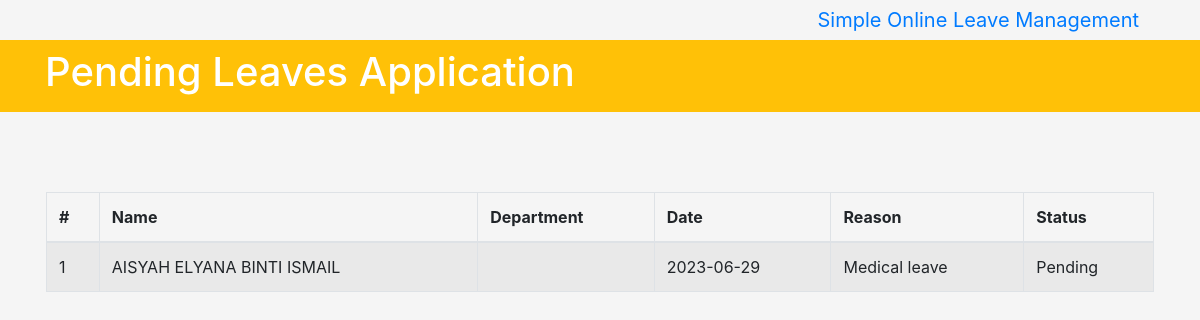
The app's page /admin/pending.php with its own data.
### tables this page shows
CREATE TABLE `leaves` (
  `leaveID` int(100) NOT NULL,
  `name` varchar(255) NOT NULL,
  `email` varchar(255) NOT NULL,
  `dID` varchar(255) NOT NULL,
  `leavedate` date NOT NULL,
  `leavereason` varchar(255) NOT NULL,
  `status` int(1) NOT NULL,
  `numDay` int(30) NOT NULL
);

### admin/pending.php (the view, shortened to what this page needs)
<?php
    include('include/head.php');
?>
<body>
		<nav class="navbar navbar-toggleable-sm navbar-inverse p-0">
			<div class="container">
				<button class="navbar-toggler" data-target="#mynavbar" data-toggle="collapse">
					<span class="navbar-toggler-icon"></span>
				</button>
				<a href="#" class="navbar-brand mr-3">Simple Online Leave Management</a>
		</div>
	</nav>
	<header id="main-header" class="bg-warning py-2 text-white">
		<div class="container">
			<div class="row">
				<div class="col-md-6">
					<h1><i class="fa fa-user-secret"></i> Pending Leaves Application </h1>
				</div>
			</div>
		</div>
	</header>
<section id="post">
		<div class="container mt-5">
			<div class="row">
			<div class="modal-body">
			<table class="table  table-bordered table-hover table-striped">
						<thead>
							<th>#</th>
							<th>Name</th>
							<th>Department</th>
							<th>Date</th>
							<th>Reason</th>
							<th>Status</th>
						</thead>
							<tbody>
							<?php
								$sql = "SELECT * FROM leaves WHERE status = 0";
								$que = mysqli_query($conn,$sql);
								$cnt = 1;
								while ($result = mysqli_fetch_assoc($que)) {
								?>
							<tr>
								<td><?php echo $cnt;?></td>
								<td><?php echo $result['name']; ?></td>
								<td><?php echo $result['department']; ?></td>
								<td><?php echo $result['leavedate']; ?></td>
								<td><?php echo $result['leavereason']; ?></td>
								<td>
									<?php
									if ($result['status'] == 0) {
										echo "Pending";
										?>
								</td>
										<?php
									}
									else{
										echo "Approved";
									}
							$cnt++;	}
									?>
							</tr>
							</tbody>
					</table>
			</div>
</body>

### admin/include/head.php (style rules this page uses)
body { background-color: whitesmoke; }

### records on screen
leaves: name "AISYAH ELYANA BINTI ISMAIL", leavedate "2023-06-29", leavereason "Medical leave", status "Pending"
